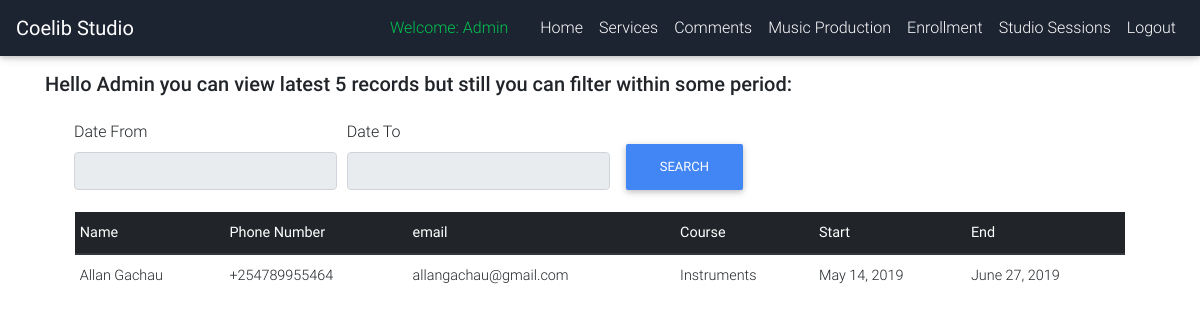
The page /music/classes/ (signed in) on the database as committed earlier.
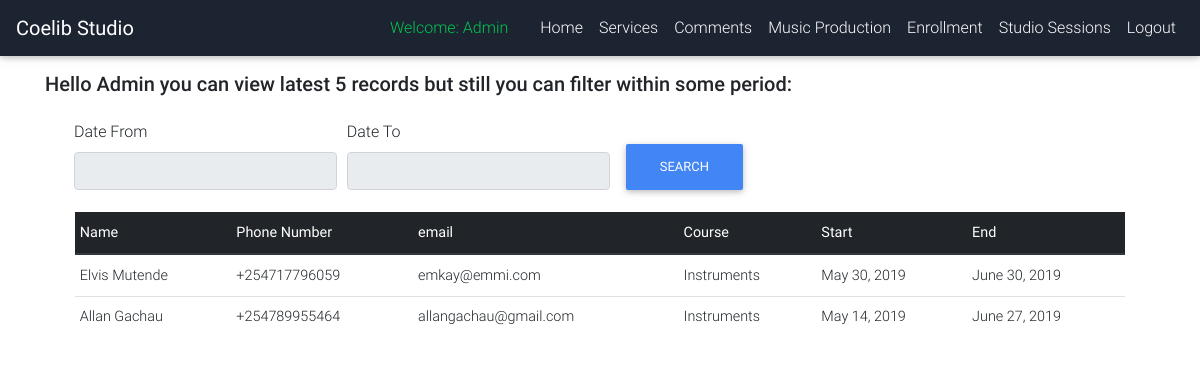
The same page on the database as committed later.
### services/models.py (models this page shows)
class Short_Course(models.Model):
    class Meta:
        verbose_name_plural = 'Enrollment For Short Courses'
    CHOICES = (('Music Production','Music Production'),('Instruments','Instruments'))
    full_name = models.CharField(max_length=100)
    phone_number = models.CharField(max_length=13)
    email = models.EmailField(max_length=100)
    course = models.CharField(max_length=20, choices=CHOICES, default='Music Production')
    start_date = models.DateField(auto_now=False)
    end_date = models.DateField(auto_now=False)

### newusers/views.py (the view, shortened to what this page needs)
# urls.py: path('music/classes/', views.enrolled_students, name="music_classes"),
def enrolled_students(request):
    sessions_from = request.GET.get('from')
    sessions_to = request.GET.get('to')
    if sessions_from == None or sessions_to == None:
        count_sessions = Short_Course.objects.all().count()
        students = Short_Course.objects.all().order_by('-start_date')[:5]
        if count_sessions < 1:
            messages.success(request, 'There are no students who have enrolled as per now')
        elif count_sessions > 5:
            messages.success(request, 'There are a total of '+ str(count_sessions)+' students but we are dispalying latest 5 who enrolled recently')
    context = {'students':students}
    return render(request, 'newusers/music_classes.html', context)

### newusers/templates/newusers/music_classes.html (shortened to what this page needs)
{% extends 'newusers/base.html' %}
{% block content %}
{% if user.is_authenticated %}
<br><br><br>
<div class="container">
    <h2 class="h5 gray-text text-left mb-4">Hello {{ user.username }}  you can view latest 5 records  but still you can filter within some period:</h2>
    <form method="GET" action="{% url 'music_classes'%}">
              <div class="form-row ml-4" style="margin-left:20px;">
                <div class="form-group col-md-3">
                  <label for="datefrom">Date From</label>
                  <input type="text" class="form-control" id="datefrom"  name="from" width="100" required readonly>
                </div>
                <div class="form-group col-md-3">
                  <label for="dateto">Date To</label>
                  <input type="text" class="form-control" id="dateto"  name="to" required readonly>
                </div>
                <div class="form-group col-md-3">
                    <input type="submit" class="btn btn-primary mt-4" id="btn"  value="Search" height="30">
                </div>
          </div>
    </form>
    <div class="container">
      {% if students %}
      <div class="container">
      <table class="table table-hover table-sm">
                <thead class="thead-dark">
                  <tr>
                    <th>Name</th>
                    <th>Phone Number</th>
                    <th>email</th>
                    <th>Course</th>
                    <th>Start</th>
                    <th>End</th>
                    </tr>
                </thead>
                  <tbody>
          {% for student in students %}
          <tr>
            <td>{{student.full_name}}</td>
            <td>{{student.phone_number}}</td>
            <td>{{student.email }}</td>
            <td>{{student.course }}</td>
            <td>{{student.start_date }}</td>
            <td>{{student.end_date}}</td>
          </tr>
          {% endfor %}
                </tbody>
              </table>
          </div>
      {% endif %}
    </div>
</div>
{%endif%}
{% endblock %}

Rows that differ between the two databases and show on the page:
added Short_Course: full_name "Elvis Mutende", phone_number "+254717796059", email "emkay@emmi.com", course "Instruments", start_date "May 30, 2019", end_date "June 30, 2019"
